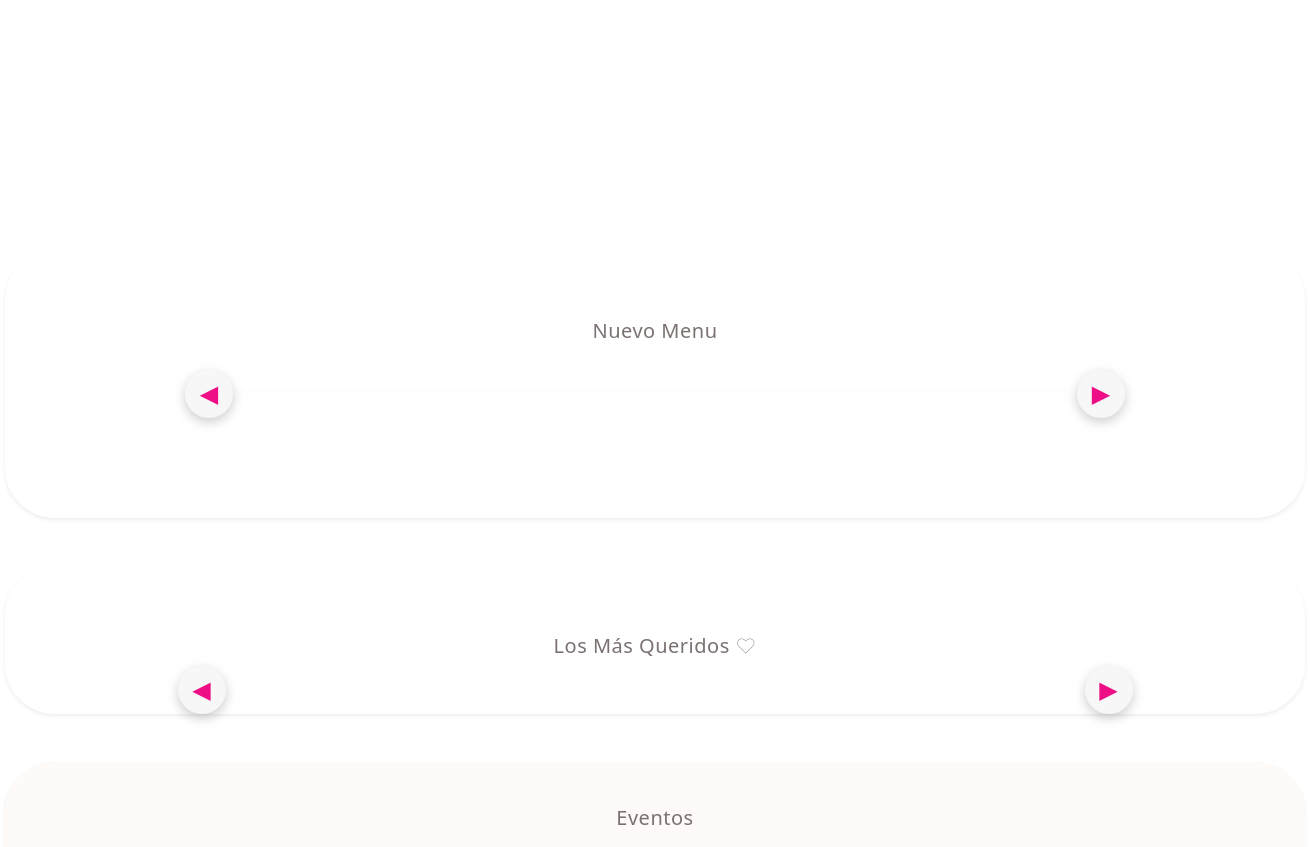
The app's page / (middle part), older data.
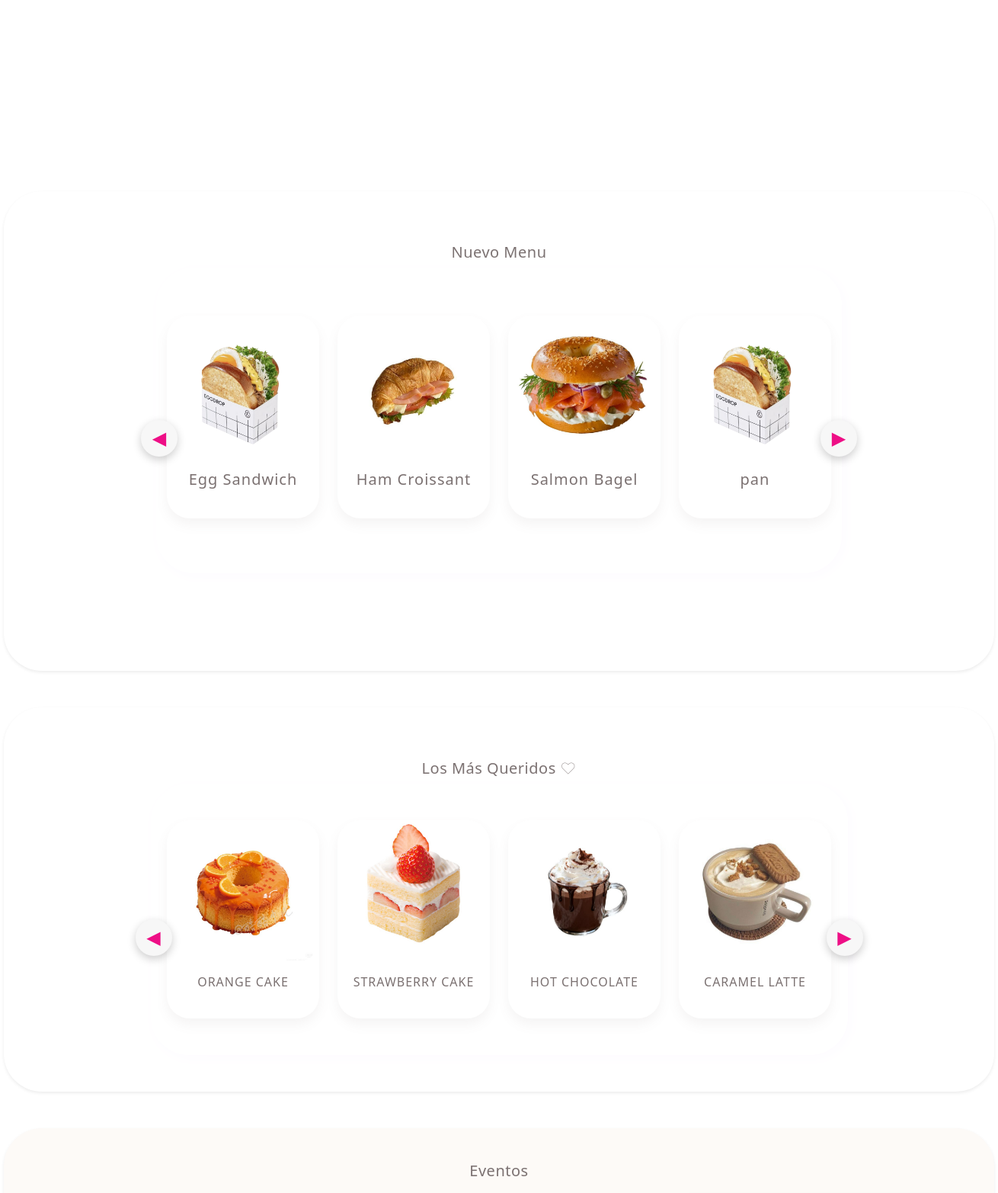
The same page, newer data.
### cafeteria_app/models.py (models this page shows, shortened)
class Product(models.Model):
    category = models.ForeignKey(Category, on_delete=models.CASCADE)
    name = models.CharField(max_length=30)
    price = models.PositiveIntegerField()
    descuento = models.IntegerField(default=0, verbose_name="Descuento")
    details = models.TextField(blank=True)
    image = models.ImageField(upload_to='products/', blank=True, null=True)
    stock = models.PositiveIntegerField(default=0, verbose_name="Stock disponible")
    is_new = models.BooleanField(default=False, verbose_name="menu nuevo")
    is_best = models.BooleanField(default=False, verbose_name="mas queridos")

### cafeteria_app/views.py (the view)
# urls.py: path('', views.home, name='index'),
def home(request):
    Product_all = Product.objects.all()
    banners = Banner.objects.all()
    new = Product.objects.filter(is_new=True)
    group_new = [new[i: i + 4 ]for i in range (0, len(new), 4)]
    best = Product.objects.filter(is_best=True)
    group_best = [best[i: i+ 4 ]for i in range (0, len(best),4)]
    context ={
        "products" : Product_all,
        "group_new" : group_new,
        "group_best" : group_best,
        "banners" : banners,
    }
    return render(request, 'cafeteria_app/index.html', context)

### cafeteria_app/cart.py (called while the page is built)
    def __len__(self):
        return sum(item['quantity'] for item in self.cart.values())

### cafeteria_app/context_processors.py (called while the page is built)
def cart(request):
    return {'cart': Cart(request)}

### cafeteria_app/templates/cafeteria_app/index.html (shortened to what this page needs)
{% extends "./layouts/base.html" %}
{% load static %}
{% block content %}
<div id="carousel-Indicators" class="carousel slide mt-5" data-bs-ride="carousel">
  <button class="carousel-control-prev" type="button" data-bs-target="#carousel-Indicators" data-bs-slide="prev">
  </button>
  <button class="carousel-control-next" type="button" data-bs-target="#carousel-Indicators" data-bs-slide="next">
  </button>
</div>
<div class="contenedor-productos p-5 shadow-sm" style="border-radius: 50px !important;">
  <div><h2 style="text-align: center; margin-top: 20px; color: #7B7171; font-size: 20px; letter-spacing: 0.5px; font-weight: lighter;">Nuevo Menu</h2></div>
  <div id="carousel-NewMenu" class="carousel slide w-75 mx-auto" data-bs-ride="carousel">
    <div class="carousel-inner">
      {% for grupo in group_new %}
      <div class="carousel-item
      {% if forloop.counter0 %}
      active
      {% endif %}
      " data-bs-interval="3500">
        <div class="d-flex flex-row justify-content-center align-items-center py-5 gap-4 flex-nowrap">
          {% for product in grupo %}
          <div class="card h-100 p-1 product-image" data-bs-toggle="modal" data-bs-target="#modalProducto{{ product.id }}">
            {% if product.image %}
            <img src="{{ product.image.url }}" class="card-img-top img-fluid" alt="{{ product.name }}" style="cursor: pointer; border-radius: 20px; object-fit: cover; height: 180px;">
            {% endif %}
            <div class="card-body text-center">
              <p style="color: #7B7171; letter-spacing: 1px; font-weight:light;font-size:20px">{{ product.name }}</p>
            </div>
          </div>
          {% endfor %}
        </div>
      </div>
      {% endfor %}
    </div>
  <button class="carousel-control-prev" type="button" data-bs-target="#carousel-NewMenu" data-bs-slide="prev"></button>
  <button class="carousel-control-next" type="button" data-bs-target="#carousel-NewMenu" data-bs-slide="next"></button>
  </div>
</div>
<div class="contenedor-productos mt-5 py-5 shadow-sm" style="border-radius: 50px !important;">
  <div><h2 style="text-align: center; margin-top: 20px; color: #7B7171; font-size: 20px; letter-spacing: 0.5px; font-weight: lighter;">Los Más Queridos ♡</h2></div>
  <div id="carousel-BestMenu" class="carousel slide w-75 mx-auto" data-bs-ride="carousel">
    <div class="carousel-inner">
      {% for grupo in group_best %}
      <div class="carousel-item
      {% if forloop.counter0 %}
      active
      {% endif %}
      " data-bs-interval="3500">
        <div class="d-flex flex-row justify-content-center align-items-center py-5 gap-4 flex-nowrap">
          {% for product in grupo %}
          <div class="card h-100 p-1 product-image" data-bs-toggle="modal" data-bs-target="#modalProducto{{ product.id }}">
            {% if product.image %}
            <img src="{{ product.image.url }}" class="card-img-top img-fluid" alt="{{ product.name }}" style="cursor: pointer; border-radius: 20px; object-fit: cover; height: 180px;">
            {% endif %}
            <div class="card-body text-center">
              <p class="text-uppercase font-weight-bold" style="color: #7B7171; letter-spacing: 1px;">{{ product.name }}</p>
            </div>
          </div>
          {% endfor %}
        </div>
      </div>
      {% endfor %}
    </div>
  <button class="carousel-control-prev" type="button" data-bs-target="#carousel-BestMenu" data-bs-slide="prev"></button>
  <button class="carousel-control-next" type="button" data-bs-target="#carousel-BestMenu" data-bs-slide="next"></button>
  </div>
</div>
<div class="container event-container mt-5 p-4 shadow-sm" style="max-width: 1300px;background-color: #FDFAF7; border-radius: 50px !important;">
  <div><h2 style="text-align: center; margin-top: 20px; color: #7B7171; font-size: 20px; letter-spacing: 0.5px; font-weight: lighter;">Eventos</h2></div>
  <div class="event-carousel-roll">
  </div>
</div>
{% endblock %}

Row changes from the older to the newer data that the page shows:
now on this page (row edited): Product: image (picture), name "Egg Sandwich"
now on this page (row edited): Product: image (picture), name "Ham Croissant"
now on this page (row edited): Product: image (picture), name "Salmon Bagel"
now on this page (row edited): Product: image (picture), name "pan"
now on this page (row edited): Product: image (picture), name "ORANGE CAKE"
now on this page (row edited): Product: image (picture), name "STRAWBERRY CAKE"
now on this page (row edited): Product: image (picture), name "HOT CHOCOLATE"
now on this page (row edited): Product: image (picture), name "CARAMEL LATTE"
